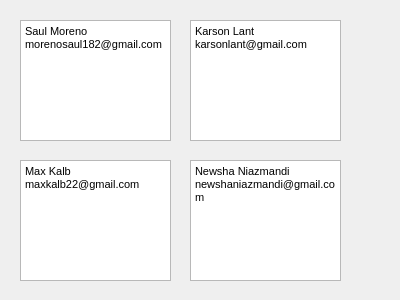
<?xml version="1.0" encoding="UTF-8"?>
<ui version="4.0">
 <class>ContactUs</class>
 <widget class="QDialog" name="ContactUs">
  <property name="geometry">
   <rect>
    <x>0</x>
    <y>0</y>
    <width>400</width>
    <height>300</height>
   </rect>
  </property>
  <property name="windowTitle">
   <string>Dialog</string>
  </property>
  <widget class="QTextBrowser" name="textBrowser">
   <property name="geometry">
    <rect>
     <x>20</x>
     <y>20</y>
     <width>151</width>
     <height>121</height>
    </rect>
   </property>
   <property name="html">
    <string>&lt;!DOCTYPE HTML PUBLIC &quot;-//W3C//DTD HTML 4.0//EN&quot; &quot;http://www.w3.org/TR/REC-html40/strict.dtd&quot;&gt;
&lt;html&gt;&lt;head&gt;&lt;meta name=&quot;qrichtext&quot; content=&quot;1&quot; /&gt;&lt;style type=&quot;text/css&quot;&gt;
p, li { white-space: pre-wrap; }
&lt;/style&gt;&lt;/head&gt;&lt;body style=&quot; font-family:'MS Shell Dlg 2'; font-size:8.25pt; font-weight:400; font-style:normal;&quot;&gt;
&lt;p style=&quot; margin-top:0px; margin-bottom:0px; margin-left:0px; margin-right:0px; -qt-block-indent:0; text-indent:0px;&quot;&gt;Saul Moreno&lt;/p&gt;
&lt;p style=&quot; margin-top:0px; margin-bottom:0px; margin-left:0px; margin-right:0px; -qt-block-indent:0; text-indent:0px;&quot;&gt;morenosaul182@gmail.com&lt;/p&gt;
&lt;p style=&quot;-qt-paragraph-type:empty; margin-top:0px; margin-bottom:0px; margin-left:0px; margin-right:0px; -qt-block-indent:0; text-indent:0px;&quot;&gt;&lt;br /&gt;&lt;/p&gt;&lt;/body&gt;&lt;/html&gt;</string>
   </property>
  </widget>
  <widget class="QTextBrowser" name="textBrowser_2">
   <property name="geometry">
    <rect>
     <x>190</x>
     <y>20</y>
     <width>151</width>
     <height>121</height>
    </rect>
   </property>
   <property name="html">
    <string>&lt;!DOCTYPE HTML PUBLIC &quot;-//W3C//DTD HTML 4.0//EN&quot; &quot;http://www.w3.org/TR/REC-html40/strict.dtd&quot;&gt;
&lt;html&gt;&lt;head&gt;&lt;meta name=&quot;qrichtext&quot; content=&quot;1&quot; /&gt;&lt;style type=&quot;text/css&quot;&gt;
p, li { white-space: pre-wrap; }
&lt;/style&gt;&lt;/head&gt;&lt;body style=&quot; font-family:'MS Shell Dlg 2'; font-size:8.25pt; font-weight:400; font-style:normal;&quot;&gt;
&lt;p style=&quot; margin-top:0px; margin-bottom:0px; margin-left:0px; margin-right:0px; -qt-block-indent:0; text-indent:0px;&quot;&gt;Karson Lant&lt;/p&gt;
&lt;p style=&quot; margin-top:0px; margin-bottom:0px; margin-left:0px; margin-right:0px; -qt-block-indent:0; text-indent:0px;&quot;&gt;karsonlant@gmail.com&lt;/p&gt;
&lt;p style=&quot;-qt-paragraph-type:empty; margin-top:0px; margin-bottom:0px; margin-left:0px; margin-right:0px; -qt-block-indent:0; text-indent:0px;&quot;&gt;&lt;br /&gt;&lt;/p&gt;&lt;/body&gt;&lt;/html&gt;</string>
   </property>
  </widget>
  <widget class="QTextBrowser" name="textBrowser_3">
   <property name="geometry">
    <rect>
     <x>20</x>
     <y>160</y>
     <width>151</width>
     <height>121</height>
    </rect>
   </property>
   <property name="html">
    <string>&lt;!DOCTYPE HTML PUBLIC &quot;-//W3C//DTD HTML 4.0//EN&quot; &quot;http://www.w3.org/TR/REC-html40/strict.dtd&quot;&gt;
&lt;html&gt;&lt;head&gt;&lt;meta name=&quot;qrichtext&quot; content=&quot;1&quot; /&gt;&lt;style type=&quot;text/css&quot;&gt;
p, li { white-space: pre-wrap; }
&lt;/style&gt;&lt;/head&gt;&lt;body style=&quot; font-family:'MS Shell Dlg 2'; font-size:8.25pt; font-weight:400; font-style:normal;&quot;&gt;
&lt;p style=&quot; margin-top:0px; margin-bottom:0px; margin-left:0px; margin-right:0px; -qt-block-indent:0; text-indent:0px;&quot;&gt;&lt;span style=&quot; font-size:8pt;&quot;&gt;Max Kalb&lt;/span&gt;&lt;/p&gt;
&lt;p style=&quot; margin-top:0px; margin-bottom:0px; margin-left:0px; margin-right:0px; -qt-block-indent:0; text-indent:0px;&quot;&gt;&lt;span style=&quot; font-size:8pt;&quot;&gt;maxkalb22@gmail.com&lt;/span&gt;&lt;/p&gt;
&lt;p style=&quot;-qt-paragraph-type:empty; margin-top:0px; margin-bottom:0px; margin-left:0px; margin-right:0px; -qt-block-indent:0; text-indent:0px; font-size:8pt;&quot;&gt;&lt;br /&gt;&lt;/p&gt;&lt;/body&gt;&lt;/html&gt;</string>
   </property>
  </widget>
  <widget class="QTextBrowser" name="textBrowser_4">
   <property name="geometry">
    <rect>
     <x>190</x>
     <y>160</y>
     <width>151</width>
     <height>121</height>
    </rect>
   </property>
   <property name="html">
    <string>&lt;!DOCTYPE HTML PUBLIC &quot;-//W3C//DTD HTML 4.0//EN&quot; &quot;http://www.w3.org/TR/REC-html40/strict.dtd&quot;&gt;
&lt;html&gt;&lt;head&gt;&lt;meta name=&quot;qrichtext&quot; content=&quot;1&quot; /&gt;&lt;style type=&quot;text/css&quot;&gt;
p, li { white-space: pre-wrap; }
&lt;/style&gt;&lt;/head&gt;&lt;body style=&quot; font-family:'MS Shell Dlg 2'; font-size:8.25pt; font-weight:400; font-style:normal;&quot;&gt;
&lt;p style=&quot; margin-top:0px; margin-bottom:0px; margin-left:0px; margin-right:0px; -qt-block-indent:0; text-indent:0px;&quot;&gt;Newsha Niazmandi&lt;/p&gt;
&lt;p style=&quot; margin-top:0px; margin-bottom:0px; margin-left:0px; margin-right:0px; -qt-block-indent:0; text-indent:0px;&quot;&gt;newshaniazmandi@gmail.com&lt;/p&gt;
&lt;p style=&quot;-qt-paragraph-type:empty; margin-top:0px; margin-bottom:0px; margin-left:0px; margin-right:0px; -qt-block-indent:0; text-indent:0px;&quot;&gt;&lt;br /&gt;&lt;/p&gt;&lt;/body&gt;&lt;/html&gt;</string>
   </property>
  </widget>
 </widget>
 <resources/>
 <connections/>
</ui>
